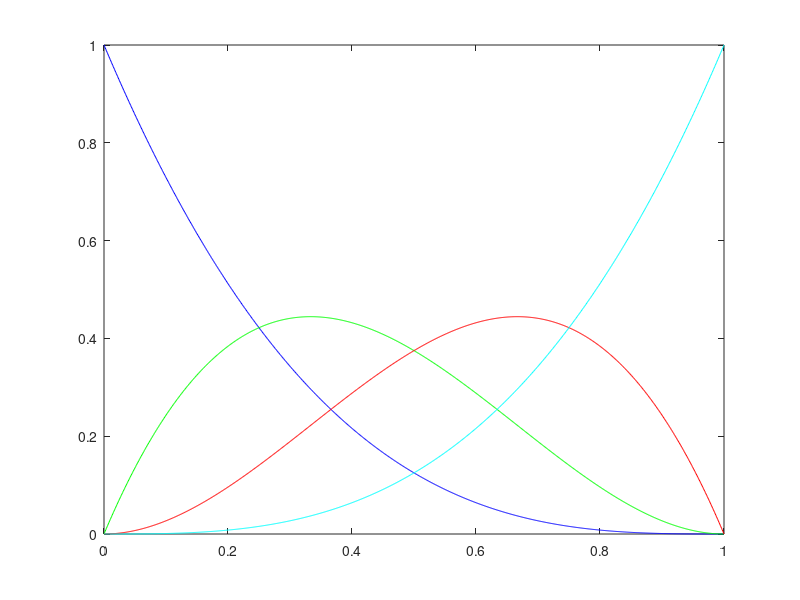

Here is the MATLAB script that generated this plot:
x=linspace(0,1,1000);
b0=nchoosek(3,0)*(x.^0).*(1-x).^(3-0);
b1=nchoosek(3,1)*(x.^1).*(1-x).^(3-1);
b2=nchoosek(3,2)*(x.^2).*(1-x).^(3-2);
b3=nchoosek(3,3)*(x.^3).*(1-x).^(3-3);
plot(x,b0,'b');
hold on
plot(x,b1,'g');
plot(x,b2,'r');
plot(x,b3,'c');